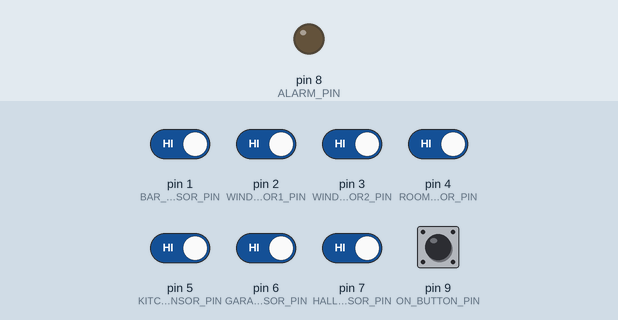
Simulated run of this sketch. Board: Arduino Uno, built with avr-gcc and run on an emulated ATmega328P. On the bench: output pins drawn as LEDs (lit = HIGH). The test bench sets the inputs (shaded band); at power-on: pin 1 (BAR_SENSOR_PIN), pin 2 (WINDOW_SENSOR1_PIN), pin 3 (WINDOW_SENSOR2_PIN), pin 4 (ROOM_SENSOR_PIN), pin 5 (KITCHEN_SENSOR_PIN), pin 6 (GARAGE_SENSOR_PIN), pin 7 (HALL_SENSOR_PIN), pin 9 (ON_BUTTON_PIN) HIGH.

Above: at 1.2 s.
1.3 s: pin 9 (ON_BUTTON_PIN) pulled LOW for 0.15 s
At 1.37 s:
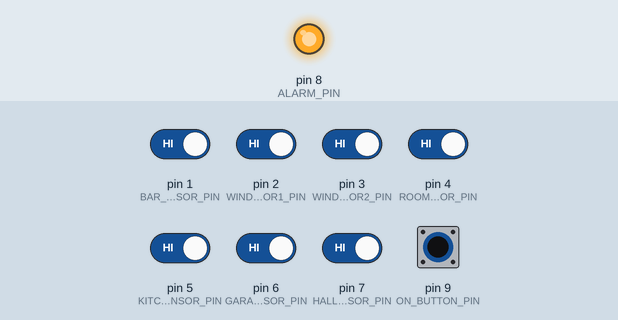
Timing chart, 0 to 4.3 s (numbered marks = the images above; inputs shaded):
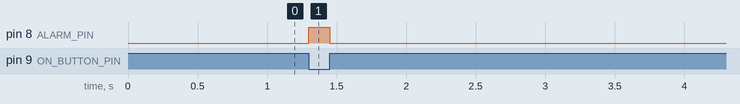

Measured:
- after the input at 1.3 s, pin 8 (ALARM_PIN): LOW → HIGH at once, → LOW 0.15 s later

The sketch:

SP1_alarme_.ino
```cpp
#define ON_BUTTON_PIN 9
#define BAR_SENSOR_PIN 1
#define WINDOW_SENSOR1_PIN 2
#define WINDOW_SENSOR2_PIN 3
#define ROOM_SENSOR_PIN 4
#define KITCHEN_SENSOR_PIN 5
#define GARAGE_SENSOR_PIN 6
#define HALL_SENSOR_PIN 7
#define ALARM_PIN 8

bool onButton = 0, barSensor = 0, windowSensor1 = 0;
bool roomSensor = 0, kitchenSensor = 0, windowSensor2 = 0;
bool garageSensor = 0, hallSensor = 0, alarm = 0;

void setup()
{
    pinMode(ON_BUTTON_PIN, INPUT_PULLUP);
    pinMode(BAR_SENSOR_PIN, INPUT_PULLUP);
    pinMode(WINDOW_SENSOR1_PIN, INPUT_PULLUP);
    pinMode(WINDOW_SENSOR2_PIN, INPUT_PULLUP);
    pinMode(ROOM_SENSOR_PIN, INPUT_PULLUP);
    pinMode(KITCHEN_SENSOR_PIN, INPUT_PULLUP);
    pinMode(GARAGE_SENSOR_PIN, INPUT_PULLUP);
    pinMode(HALL_SENSOR_PIN, INPUT_PULLUP);
    pinMode(ALARM_PIN, OUTPUT);
}

void loop()
{
//I-O's
onButton = !digitalRead(ON_BUTTON_PIN);
barSensor = !digitalRead(BAR_SENSOR_PIN);
windowSensor1 = !digitalRead(WINDOW_SENSOR1_PIN);
windowSensor2 = !digitalRead(WINDOW_SENSOR2_PIN);
roomSensor = !digitalRead(ROOM_SENSOR_PIN);
kitchenSensor = !digitalRead(KITCHEN_SENSOR_PIN);
garageSensor = !digitalRead(GARAGE_SENSOR_PIN);
hallSensor = !digitalRead(HALL_SENSOR_PIN);

digitalWrite(ALARM_PIN, alarm);

if(onButton){
      // OPÇÃO 1:
       if(barSensor == false || windowSensor1 == false ||
       windowSensor2 == false || roomSensor == true ||
       kitchenSensor == true || garageSensor == true ||
       hallSensor == true)
       {
        alarm = true;
       }
       else{
        alarm = false;
       }

       /* OPÇÃO 2:
        if(barSensor && windowSensor1 &&
        windowSensor2 && !roomSensor &&
        !kitchenSensor && !garageSensor &&
        !hallSensor)
        {
         alarm = false;
        }
        else{
         alarm = true;
        } */

       /* OPÇÃO 3:
            alarm = (barSensor && windowSensor1 &&
            windowSensor2 && !roomSensor &&
            !kitchenSensor && !garageSensor &&
            !hallSensor) ? 0 : 1; */

       /* OPÇÃO 4:
        alarm = !(barSensor && windowSensor1 &&
                windowSensor2 && !roomSensor &&
                !kitchenSensor && !garageSensor &&
                !hallSensor); */
}
else{
    alarm = false;
}


}
```
